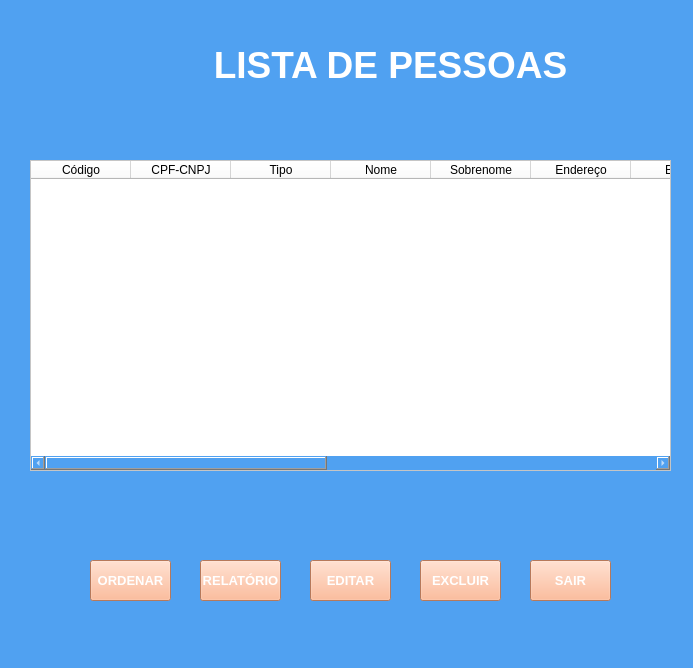
<?xml version="1.0" encoding="UTF-8"?>
<ui version="4.0">
 <class>MainWindow</class>
 <widget class="QMainWindow" name="MainWindow">
  <property name="geometry">
   <rect>
    <x>0</x>
    <y>0</y>
    <width>693</width>
    <height>668</height>
   </rect>
  </property>
  <property name="windowTitle">
   <string>Listar Pessoas</string>
  </property>
  <property name="styleSheet">
   <string notr="true">background-color: rgb(80, 161, 241);
color: rgb(255, 255, 255);</string>
  </property>
  <widget class="QWidget" name="centralwidget">
   <widget class="QLabel" name="label">
    <property name="geometry">
     <rect>
      <x>160</x>
      <y>20</y>
      <width>461</width>
      <height>91</height>
     </rect>
    </property>
    <property name="text">
     <string>&lt;html&gt;&lt;head/&gt;&lt;body&gt;&lt;p align=&quot;center&quot;&gt;&lt;span style=&quot; font-size:28pt; font-weight:600; color:#ffffff;&quot;&gt;LISTA DE PESSOAS&lt;/span&gt;&lt;/p&gt;&lt;/body&gt;&lt;/html&gt;</string>
    </property>
    <property name="alignment">
     <set>Qt::AlignCenter</set>
    </property>
   </widget>
   <widget class="QTableWidget" name="tableWidget">
    <property name="geometry">
     <rect>
      <x>30</x>
      <y>160</y>
      <width>641</width>
      <height>311</height>
     </rect>
    </property>
    <property name="styleSheet">
     <string notr="true">background-color: rgb(255, 255, 255);
color: rgb(0, 0, 0);</string>
    </property>
    <column>
     <property name="text">
      <string>Código</string>
     </property>
    </column>
    <column>
     <property name="text">
      <string>CPF-CNPJ</string>
     </property>
    </column>
    <column>
     <property name="text">
      <string>Tipo</string>
     </property>
    </column>
    <column>
     <property name="text">
      <string>Nome</string>
     </property>
    </column>
    <column>
     <property name="text">
      <string>Sobrenome</string>
     </property>
    </column>
    <column>
     <property name="text">
      <string>Endereço</string>
     </property>
    </column>
    <column>
     <property name="text">
      <string>Bairro</string>
     </property>
    </column>
    <column>
     <property name="text">
      <string>Cidade</string>
     </property>
    </column>
    <column>
     <property name="text">
      <string>Estado</string>
     </property>
    </column>
    <column>
     <property name="text">
      <string>Telefone</string>
     </property>
    </column>
    <column>
     <property name="text">
      <string>Email</string>
     </property>
    </column>
    <column>
     <property name="text">
      <string>Usuário</string>
     </property>
    </column>
    <column>
     <property name="text">
      <string>Senha</string>
     </property>
    </column>
   </widget>
   <widget class="QPushButton" name="btExcluirPessoas">
    <property name="geometry">
     <rect>
      <x>420</x>
      <y>560</y>
      <width>81</width>
      <height>41</height>
     </rect>
    </property>
    <property name="font">
     <font>
      <pointsize>10</pointsize>
      <weight>75</weight>
      <bold>true</bold>
     </font>
    </property>
    <property name="styleSheet">
     <string notr="true">color: rgb(255, 255, 255);
background-color: rgb(255, 170, 127);</string>
    </property>
    <property name="text">
     <string>EXCLUIR</string>
    </property>
   </widget>
   <widget class="QPushButton" name="btSairPessoas">
    <property name="geometry">
     <rect>
      <x>530</x>
      <y>560</y>
      <width>81</width>
      <height>41</height>
     </rect>
    </property>
    <property name="font">
     <font>
      <pointsize>10</pointsize>
      <weight>75</weight>
      <bold>true</bold>
     </font>
    </property>
    <property name="styleSheet">
     <string notr="true">color: rgb(255, 255, 255);
background-color: rgb(255, 170, 127);</string>
    </property>
    <property name="text">
     <string>SAIR</string>
    </property>
   </widget>
   <widget class="QPushButton" name="btOrdenarPorPessoas">
    <property name="geometry">
     <rect>
      <x>90</x>
      <y>560</y>
      <width>81</width>
      <height>41</height>
     </rect>
    </property>
    <property name="font">
     <font>
      <pointsize>10</pointsize>
      <weight>75</weight>
      <bold>true</bold>
     </font>
    </property>
    <property name="styleSheet">
     <string notr="true">color: rgb(255, 255, 255);
background-color: rgb(255, 170, 127);</string>
    </property>
    <property name="text">
     <string>ORDENAR</string>
    </property>
   </widget>
   <widget class="QPushButton" name="btGerarRelatorioPessoas">
    <property name="geometry">
     <rect>
      <x>200</x>
      <y>560</y>
      <width>81</width>
      <height>41</height>
     </rect>
    </property>
    <property name="font">
     <font>
      <pointsize>10</pointsize>
      <weight>75</weight>
      <bold>true</bold>
     </font>
    </property>
    <property name="styleSheet">
     <string notr="true">color: rgb(255, 255, 255);
background-color: rgb(255, 170, 127);
</string>
    </property>
    <property name="text">
     <string>RELATÓRIO</string>
    </property>
   </widget>
   <widget class="QLabel" name="label_11">
    <property name="geometry">
     <rect>
      <x>20</x>
      <y>20</y>
      <width>121</width>
      <height>91</height>
     </rect>
    </property>
    <property name="text">
     <string/>
    </property>
    <property name="pixmap">
     <pixmap>Apresentação1-removebg-previewaawwwwwwwwwwww.png</pixmap>
    </property>
    <property name="scaledContents">
     <bool>true</bool>
    </property>
   </widget>
   <widget class="QPushButton" name="btExcluirPessoas_2">
    <property name="geometry">
     <rect>
      <x>310</x>
      <y>560</y>
      <width>81</width>
      <height>41</height>
     </rect>
    </property>
    <property name="font">
     <font>
      <pointsize>10</pointsize>
      <weight>75</weight>
      <bold>true</bold>
     </font>
    </property>
    <property name="styleSheet">
     <string notr="true">color: rgb(255, 255, 255);
background-color: rgb(255, 170, 127);</string>
    </property>
    <property name="text">
     <string>EDITAR</string>
    </property>
   </widget>
  </widget>
  <widget class="QStatusBar" name="statusbar"/>
 </widget>
 <resources/>
 <connections/>
</ui>
